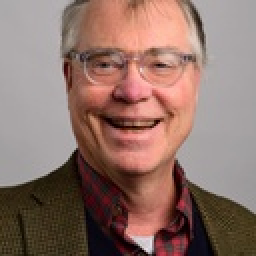
%> input picture MidProject/NMF/Pro.jpg, 128 x 128 px, shrunk from 600 x 600 before the run (shown 2 times larger)
$ octave --eval "color_image_decomp;"   (GNU Octave 9; MATLAB toolbox functions it lacks are replaced by stand-ins)
%> lines starting %> are read from the running program, lines starting %| are printed output that depends on the picture
### MidProject/NMF/nonnegative_matrix_factorization.m
function [Wnp1, Hnp1] = nonnegative_matrix_factorization(A, W0, H0, tol)
  % Projected gradient descent used for NMF.
  % A is the matrix to decompose.  The initial guesses
  % are matrices.
  % Reference:  https://angms.science/doc/NMF/nmf_pgd.pdf

  % I tried both the stepsize in the paper as well as a constant
  % stepsize.  The stepsize in the paper converges somewhat faster
  % (11 sec vs. 16 sec).
  % alpha = 0.00005;

  % Initialize algorithm and display starting point.
  Wnp1 = W0;
  Hnp1 = H0;
  flag = 1;
  i = 1;

  % Do optimization in a loop to prevent infinite loops
  % from nonconvergence
  while i < 500000
    Wn = Wnp1;
    Hn = Hnp1;
    %---------------------------
    % Step and Gradient
    HHt = Hn * (Hn');
    tkw = 1 / norm(HHt);
    gwn = Wnp1 * (HHt) - A * (Hn');

    lambda = 0;
    V = Wn;
    for ineri = 1:100
        lambdap = lambda;
        lambda = 0.5 * (1 + sqrt(1 + 4 * lambda^2));
        gamma = (1 - lambdap) / lambda;
        Vp = V;
        WHHt = (Wnp1 - Wn) * HHt;
        gwnn = gwn + WHHt;
        V = max(Wnp1 - tkw * gwnn, 0);
        Wnp1 = (1 - gamma) * V + gamma * Vp;
        i = i + 1;
        if ineri == 3
            initg = norm(WHHt);
        else
            if ineri > 3 && norm(WHHt) < initg * 0.8 * (1 - gamma)
                break
            end
        end
    end
    gwn = gwnn;

    %---------------------------
    % Step and Gradient
    WtW = Wnp1' * Wnp1;
    tkh = 1 / norm(WtW);
    ghn = WtW * Hnp1 - Wnp1' * A;

    lambda = 0;
    G = Hn;
    for ineri = 1:100
        lambdap = lambda;
        lambda = 0.5 * (1 + sqrt(1 + 4 * lambda^2));
        gamma = (1 - lambdap) / lambda;
        Gp = G;
        WtWh = WtW * (Hnp1 - Hn);
        ghnn = ghn + WtWh;
        G = max(Hnp1 - tkh * ghnn, 0);
        Hnp1 = (1 - gamma) * G + gamma * Gp;
        i = i + 1;
        if ineri == 3
            inith = norm(WtWh);
        else
            if ineri > 3 && norm(WtWh) < inith * 0.8 * (1 - gamma)
                break
            end
        end
    end
    ghn = ghnn;


    % init grad
    if flag == 1
        initgrad = norm([gwn; ghn'], 'fro');
        flag = 0;
    end


    % Check for convergence
    projnorm = norm([gwn(gwn<0 | Wn>0); ghn(ghn<0 | Hn>0)], 'fro');
    if projnorm < tol * initgrad
        fprintf('Converge after %d iteration\n', i);
        fnorm = norm(A - Wnp1 * Hnp1, 'fro');
        fprintf('final norm is %f\n', fnorm);
        break;
    end


    %fprintf('--------------------------------------------\n')
    %pause()


%error('nonnegative matrix factorization terminated without convergence!\n')
  end
end

### MidProject/NMF/color_image_decomp.m
function color_image_decomp()
    C = imread('Pro.jpg');  % This image is in uint8 format.
%> C is the input picture: size 128x128x3 uint8; mean R, G, B 142.9, 114.6, 105.8
    % Convert to double before processing.
    Cr = double(C);
    [r,c,fo] = size(Cr);
%> r = 128; c = 128; fo = 3
    fprintf('Image size = [%d,%d,%d].\n', r, c,fo)
%| Image size = [128,128,3].
    tic;
    startp = floor(r / 6);
%> startp = 21
    endp = floor(r / 2);
%> endp = 64
    for p = startp:50:endp

        starttime = toc;
        tol = 1e-3;

        % Plot image.  Note that I have made the image small so I don't
        % need to deal with gigantic matrices.  Therefore, I need to
        % magnify the image to display it successfully.

        % Initialize factor matrices
        W0 = 5*rand(r,p);
        H0 = 5*rand(p,c);
        W1 = 5*rand(r,p);
        H1 = 5*rand(p,c);
        W2 = 5*rand(r,p);
        H2 = 5*rand(p,c);

        % Do factorization
        %[W,H] = nonnegative_matrix_factorization(Cr, W0, H0, tol);
        %[W,H] = Coordinate_descent(Cr, W0, H0, tol);
        %[W,H] = nmfLin(Cr, W0, H0, tol);
        [W0,H0] = nonnegative_matrix_factorization(Cr(:,:,1), W0, H0, tol);
        [W1,H1] = nonnegative_matrix_factorization(Cr(:,:,2), W1, H1, tol);
        [W2,H2] = nonnegative_matrix_factorization(Cr(:,:,3), W2, H2, tol);

        [r1,c1,fo] = size(W0);
        fprintf('W size = [%d,%d].\n', r1, c1)

        [r2,c2,fo] = size(H0);
        fprintf('H size = [%d,%d].\n', r2, c2)

        % Reconstruct matrix and display it.
        R = uint8(W0 * H0);  % Red channel
        G = uint8(W1 * H1);  % Green channel
        B = uint8(W2 * H2);  % Blue channel

        % Combine the three channels to form a color image
        D_color = cat(3, R, G, B);
        endtime = toc;

        % Save the image with a name that includes the value of p
        filename = sprintf('demo/reconstructed_image_p=%d.png', p);
        imwrite(D_color, filename);
        fprintf('The time for p=%d is %f s\n', p, endtime - starttime)
    end
%> this loop made 1 pass
%> pass 1, in color_image_decomp, `[W0,H0] = nonnegative_matrix_factorization(Cr(:,:,1), W0, H0, tol);`:
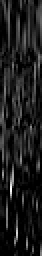
%> W0: size 128x21 double (shown 2 times larger); min 0, max 25.47, mean 2.8; drawn with min black and max white
%> pass 1, in color_image_decomp, `[W0,H0] = nonnegative_matrix_factorization(Cr(:,:,1), W0, H0, tol);`:
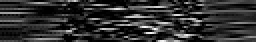
%> H0: size 21x128 double (shown 2 times larger); min 0, max 12.85, mean 2.41; drawn with min black and max white
%> pass 1, in color_image_decomp, `[W1,H1] = nonnegative_matrix_factorization(Cr(:,:,2), W1, H1, tol);`:
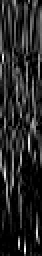
%> W1: size 128x21 double (shown 2 times larger); min 0, max 14.49, mean 2.19; drawn with min black and max white
%> pass 1, in color_image_decomp, `[W1,H1] = nonnegative_matrix_factorization(Cr(:,:,2), W1, H1, tol);`:
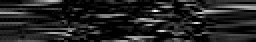
%> H1: size 21x128 double (shown 2 times larger); min 0, max 18.17, mean 2.5; drawn with min black and max white

end
